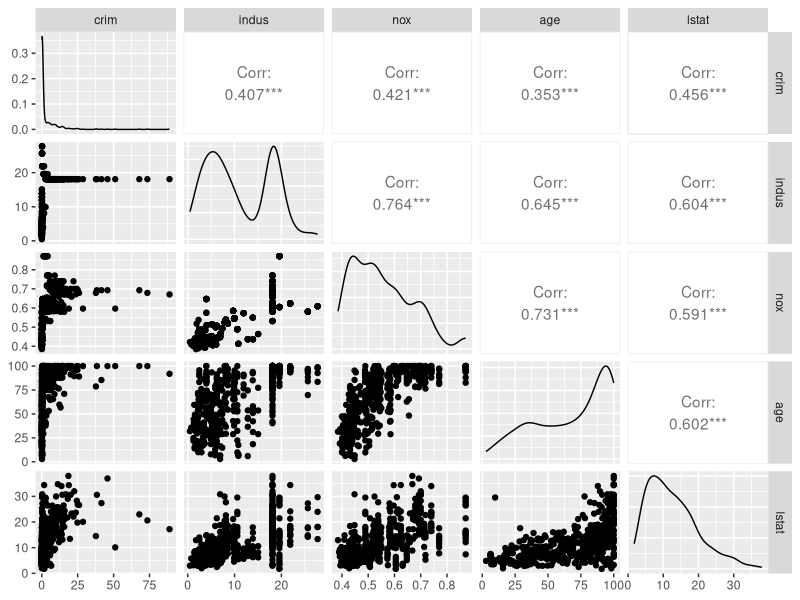

Generate this figure with R:
## ---- chunk 1
knitr::opts_chunk$set(echo = TRUE)
## ---- chunk 2
library(MASS)
library(tidyverse)
library(dplyr)
library(GGally)
data(Boston)
help(Boston)
## ---- chunk 3
library("tidyverse")
select = dplyr::select
Boston_subset = select(Boston, crim, indus, nox, age, lstat) %>%
as_tibble()
print(Boston_subset)
## ---- chunk 4
library("GGally")
ggpairs(Boston_subset)
